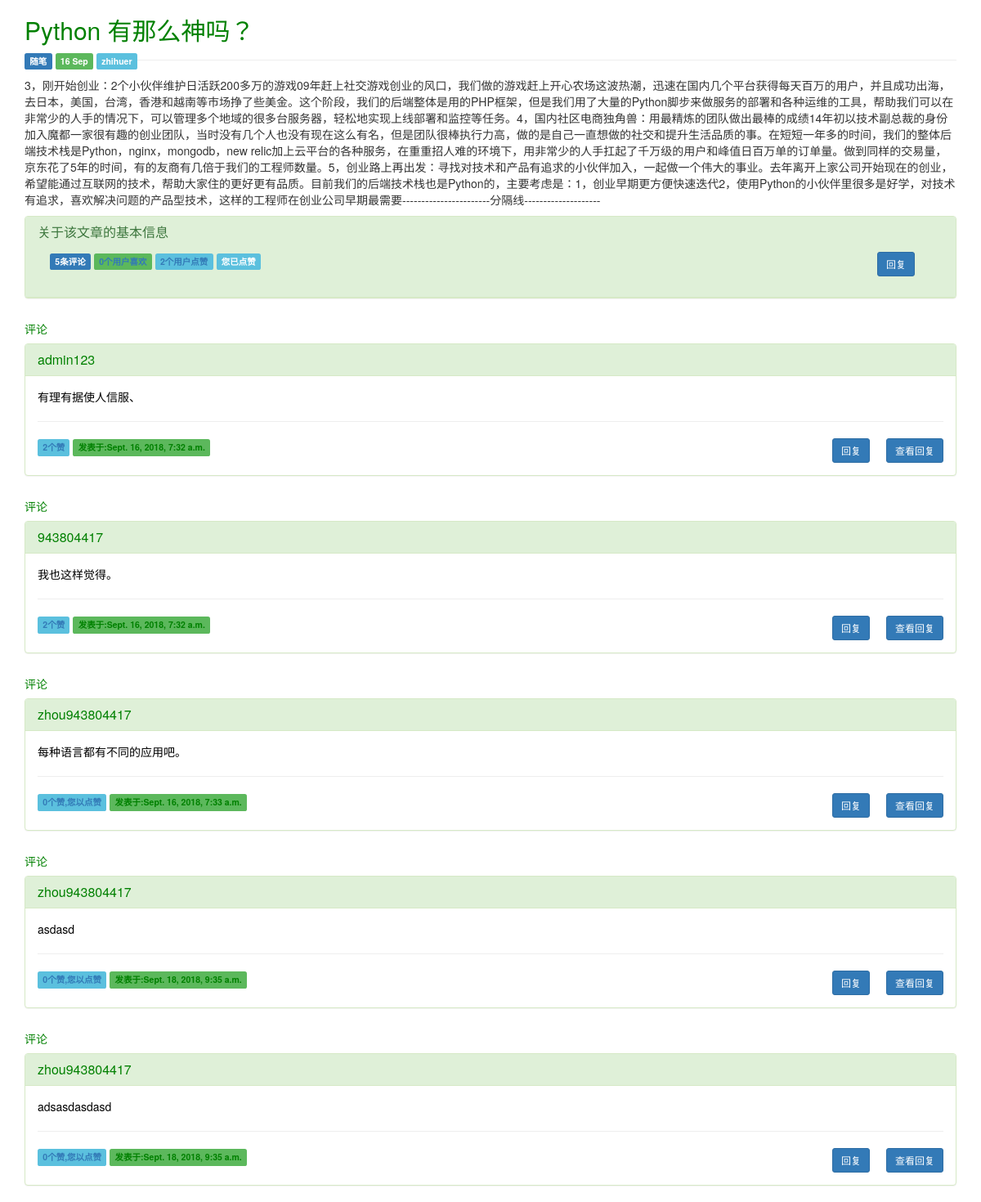
The page /focus/3/articles/ (signed in) on the database its author committed.
### focus/models.py (models this page shows, shortened)
@python_2_unicode_compatible
class Article(models.Model):
    column = models.ForeignKey(Column,blank=True,null=True,verbose_name='belong to',on_delete=models.CASCADE)
    title = models.CharField('标题',max_length=256)
    author = models.ForeignKey('Author',on_delete=models.CASCADE)
    user = models.ManyToManyField(settings.AUTH_USER_MODEL,blank=True)
    content = models.TextField('content')
    pub_date = models.DateTimeField(auto_now_add=True,editable=True)
    update_time = models.DateTimeField(auto_now=True,null=True)
    published = models.BooleanField('notDraft',default=True)
    poll_num = models.IntegerField('点赞数',default=0)
    comment_num = models.IntegerField('评论数',default=0)
    keep_num = models.IntegerField('收藏数',default=0)
    objects = ArticleManager()#替代默认的model查询接口对象
    class Meta:
        verbose_name = 'article'
        verbose_name_plural = 'articles'

@python_2_unicode_compatible
class Column(models.Model):
    name = models.CharField('文章分类',max_length=256)
    intro = models.TextField('introduction',default='')
    def __str__(self):
        return self.name
    class Meta:
        verbose_name = '文章的分类'
        verbose_name_plural = 'column'
        ordering = ['name']

class Author(models.Model):
    name = models.CharField(max_length=256)
    profile = models.CharField('profile',default='',max_length=256)
    password = models.CharField('password',max_length=256)
    register_date = models.DateTimeField(auto_now_add=True,editable=True)
    def __str__(self):
        return self.name

@python_2_unicode_compatible
class Comment(models.Model):
    user = models.ForeignKey(settings.AUTH_USER_MODEL,null=True,on_delete=models.CASCADE)
    article = models.ForeignKey(Article,null=True,on_delete=models.CASCADE)
    content = models.TextField()
    pub_date = models.DateTimeField('更新日期',auto_now_add=True,editable=True)
    poll_num = models.IntegerField('点赞数',default=0)

@python_2_unicode_compatible
class NewUser(AbstractUser):
    profile = models.CharField('profile',default='',max_length=256)
    def __str__(self):
        return self.username

### focus/views.py (the view)
# urls.py: re_path('(?P<article_id>[0-9]+)/articles/',views.article,name="article"),
def article(request,article_id):
    logged_user = request.user
    article = get_object_or_404(Article, id=article_id)
    polls = logged_user.poll_set.all()
    articles = []
    for poll in polls:
        articles.append(poll.article)
    ispoll = False
    if article in articles:
        ispoll = True
    print('111')
    is_poll_comments = logged_user.comment_set.all()
    content = markdown2.markdown(article.content,extras=["code-friendly",
        "fenced-code-blocks","header-ids","toc","metadata"])
    commentform = CommmentForm()
    loginform = LoginForm()
    comments = article.comment_set.all()
    return render(request,'focus/my_article_page.html',{
        'article': article,
		'loginform':loginform,
		'commentform':commentform,
		'content': content,
		'comments': comments,
        'ispoll':ispoll,
        'is_poll_comments':is_poll_comments,
    })

### cms/context_processor.py (called while the page is built)
def settings(request):
    return {'settings':original_settings}

def ip_address(request):
    return {'ip_address':request.META['REMOTE_ADDR']}

### focus/templates/focus/my_article_page.html (shortened to what this page needs)
<!DOCTYPE html>
<html lang="en">
<head>
    <link rel="stylesheet" href="https://cdn.bootcss.com/bootstrap/3.3.7/css/bootstrap.min.css">
</head>
<body>
<div class="container">
    <div class="row">
        <div class="col-md-12">
            <h2 style="color:green">{{ article.title }}</h2>
               <p class="pull-left">
                 <span class="label label-primary">{{ article.column }}</span>
                 <span class="label label-success">{{ article.pub_date | date:"j M" }}</span>
                 <span class="label label-info">{{ article.author }}</span>
               </p>
               <p><hr style="background-color: cyan"></p>
               <p>{{ content | safe }}</p>
            <div class="panel panel-success">
                <div class="panel-heading">
                    <h3 class="panel-title">关于该文章的基本信息</h3>
                    <div class="panel-body">
                         <span class="label label-primary"><a id="getcomments" style="color: white" href="">{{ comments.count }}条评论</a></span>
                         <span class="label label-success"><a href="">{{ article.keep_num }}个用户喜欢</a></span>
                         <span class="label label-info"><a href="/focus/{{ article.id }}/get_poll_article/">{{ article.poll_num }}个用户点赞</a></span>
                        {% if ispoll %}
                        <span class="label label-info">您已点赞</span>
                        {% endif %}
                        <button class="pull-right btn btn-primary btn-sm" data-toggle="modal" data-target="#replyModal" style="margin-right: 20px">回复</button>
                    </div>
                </div>
            </div>
        </div>
    </div>
    {% for comment in comments %}
    <div class="row">
        <div class="col-md-12">
            <h5 style="color:green">评论</h5>
            <p id="comments" class="pull-left">
                <div class="panel panel-success">
                    <div class="panel-heading">
                        <h5 class="panel-title" style="color: green">{{ comment.user }}</h5>
                    </div>
                    <div class="panel-body">
                        <span  style="color: black">{{ comment.content }}</span><br><hr>
                        {% if comment in is_poll_comments %}
                        <sapn class="label label-info" style="color: cornsilk"><a href="">{{ comment.poll_num }}个赞,您以点赞</a></sapn>
                        {% else %}
                        <sapn class="label label-info" style="color: cornsilk"><a href="/focus/{{ comment.id }}/{{ article.id }}/">{{ comment.poll_num }}个赞</a></sapn>
                        {% endif %}
                        <sapn class="label label-success" style="color: green">发表于:{{ comment.pub_date }}</sapn>
                        <button name="{{ comment.id }}" class="pull-right btn btn-primary btn-sm" onclick="get_comment_comment(this)"><a style="color: white">查看回复</a></button>
                        <button class="pull-right btn btn-primary btn-sm" data-toggle="modal" data-target="#myModal{{ comment.id }}" style="margin-right: 20px">回复</button>
                    </div>
                </div>
            </p>
        </div>
    </div>
    {% endfor %}
</div>
</body>
</html>

### rows shown on the page
Article: title "Python 有那么神吗？", column "随笔", pub_date "16 Sep", author "zhihuer", count "5", keep_num "0", poll_num "2"
Comment: user "admin123", content "有理有据使人信服、", poll_num "2", pub_date "Sept. 16, 2018, 7:32 a.m."
Comment: user "943804417", content "我也这样觉得。", poll_num "2", pub_date "Sept. 16, 2018, 7:32 a.m."
Comment: user "zhou943804417", content "每种语言都有不同的应用吧。", poll_num "0", pub_date "Sept. 16, 2018, 7:33 a.m."
Comment: user "zhou943804417", content "asdasd", poll_num "0", pub_date "Sept. 18, 2018, 9:35 a.m."
Comment: user "zhou943804417", content "adsasdasdasd", poll_num "0", pub_date "Sept. 18, 2018, 9:35 a.m."
